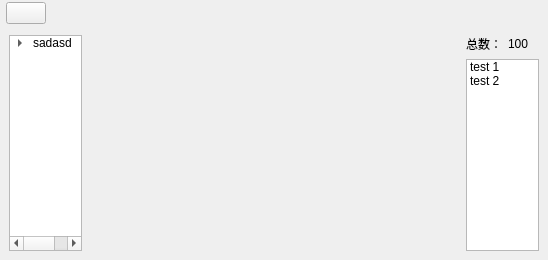
         <widget class="QWidget" name="center" native="true">
          <property name="mouseTracking">
           <bool>true</bool>
          </property>
          <layout class="QVBoxLayout" name="centent_layout">
           <property name="spacing">
            <number>0</number>
           </property>
           <property name="leftMargin">
            <number>0</number>
           </property>
           <property name="topMargin">
            <number>0</number>
           </property>
           <property name="rightMargin">
            <number>0</number>
           </property>
           <property name="bottomMargin">
            <number>0</number>
           </property>
           <item>
            <widget class="QWidget" name="tools_menus_background" native="true">
             <property name="minimumSize">
              <size>
               <width>0</width>
               <height>26</height>
              </size>
             </property>
             <property name="maximumSize">
              <size>
               <width>16777215</width>
               <height>26</height>
              </size>
             </property>
             <property name="mouseTracking">
              <bool>true</bool>
             </property>
             <layout class="QHBoxLayout" name="tools_menus_background_layout">
              <property name="spacing">
               <number>8</number>
              </property>
              <property name="leftMargin">
               <number>0</number>
              </property>
              <property name="topMargin">
               <number>0</number>
              </property>
              <property name="rightMargin">
               <number>0</number>
              </property>
              <property name="bottomMargin">
               <number>0</number>
              </property>
              <item alignment="Qt::AlignLeft">
               <widget class="QWidget" name="tools_menus" native="true">
                <layout class="QHBoxLayout" name="tools_menus_layout">
                 <property name="spacing">
                  <number>8</number>
                 </property>
                 <property name="leftMargin">
                  <number>6</number>
                 </property>
                 <property name="topMargin">
                  <number>0</number>
                 </property>
                 <property name="rightMargin">
                  <number>6</number>
                 </property>
                 <property name="bottomMargin">
                  <number>0</number>
                 </property>
                 <item>
                  <widget class="QPushButton" name="pushButton">
                   <property name="mouseTracking">
                    <bool>true</bool>
                   </property>
                   <property name="text">
                    <string/>
                   </property>
                   <property name="icon">
                    <iconset>
                     <normaloff>C:/Users/22143/.designer/backup/staitc/black_theme/电波_waves.svg</normaloff>C:/Users/22143/.designer/backup/staitc/black_theme/电波_waves.svg</iconset>
                   </property>
                  </widget>
                 </item>
                </layout>
               </widget>
              </item>
             </layout>
            </widget>
           </item>
           <item>
            <widget class="QWidget" name="canvas_content" native="true">
             <layout class="QHBoxLayout" name="centent_content__layout" stretch="1,4,1">
              <property name="spacing">
               <number>0</number>
              </property>
              <property name="leftMargin">
               <number>0</number>
              </property>
              <property name="topMargin">
               <number>0</number>
              </property>
              <property name="rightMargin">
               <number>0</number>
              </property>
              <property name="bottomMargin">
               <number>0</number>
              </property>
              <item>
               <widget class="QWidget" name="tree_menus" native="true">
                <property name="mouseTracking">
                 <bool>true</bool>
                </property>
                <layout class="QVBoxLayout" name="dir_layout">
                 <item>
                  <widget class="QStackedWidget" name="menu_stacked">
                   <widget class="QWidget" name="page">
                    <layout class="QVBoxLayout" name="verticalLayout">
                     <property name="spacing">
                      <number>0</number>
                     </property>
                     <property name="leftMargin">
                      <number>0</number>
                     </property>
                     <property name="topMargin">
                      <number>0</number>
                     </property>
                     <property name="rightMargin">
                      <number>0</number>
                     </property>
                     <property name="bottomMargin">
                      <number>0</number>
                     </property>
                     <item>
                      <widget class="QTreeWidget" name="dir_tree">
                       <property name="mouseTracking">
                        <bool>true</bool>
                       </property>
                       <property name="autoFillBackground">
                        <bool>false</bool>
                       </property>
                       <property name="rootIsDecorated">
                        <bool>true</bool>
                       </property>
                       <property name="itemsExpandable">
                        <bool>true</bool>
                       </property>
                       <property name="headerHidden">
                        <bool>true</bool>
                       </property>
                       <attribute name="headerCascadingSectionResizes">
                        <bool>false</bool>
                       </attribute>
                       <attribute name="headerHighlightSections">
                        <bool>false</bool>
                       </attribute>
                       <attribute name="headerStretchLastSection">
                        <bool>true</bool>
                       </attribute>
                       <column>
                        <property name="text">
                         <string>filename</string>
                        </property>
                       </column>
                       <item>
                        <property name="text">
                         <string>sadasd</string>
                        </property>
                        <item>
                         <property name="text">
                          <string>HAI</string>
                         </property>
                         <item>
                          <property name="text">
                           <string>ASDASD</string>
                          </property>
                          <item>
                           <property name="text">
                            <string>ASDASD</string>
                           </property>
                           <item>
                            <property name="text">
                             <string>ASDASD</string>
                            </property>
                           </item>
                           <item>
                            <property name="text">
                             <string>新建项目</string>
                            </property>
                           </item>
                           <item>
                            <property name="text">
                             <string>新建项目</string>
                            </property>
                           </item>
                           <item>
                            <property name="text">
                             <string>新建项目</string>
                            </property>
                           </item>
                           <item>
                            <property name="text">
                             <string>新建项目</string>
                            </property>
                           </item>
                           <item>
                            <property name="text">
                             <string>新建项目</string>
                            </property>
                           </item>
                           <item>
                            <property name="text">
                             <string>新建项目</string>
                            </property>
                           </item>
                           <item>
                            <property name="text">
                             <string>新建项目</string>
                            </property>
                           </item>
                           <item>
                            <property name="text">
                             <string>新建项目</string>
                            </property>
                           </item>
                           <item>
                            <property name="text">
                             <string>新建项目</string>
                            </property>
                           </item>
                           <item>
                            <property name="text">
                             <string>新建项目</string>
                            </property>
                           </item>
                           <item>
                            <property name="text">
                             <string>新建项目</string>
                            </property>
                           </item>
                           <item>
                            <property name="text">
                             <string>新建项目</string>
                            </property>
                           </item>
                           <item>
                            <property name="text">
                             <string>新建项目</string>
                            </property>
                           </item>
                           <item>
                            <property name="text">
                             <string>新建项目</string>
                            </property>
                           </item>
                           <item>
                            <property name="text">
                             <string>新建项目</string>
                            </property>
                           </item>
                           <item>
                            <property name="text">
                             <string>新建项目</string>
                            </property>
                           </item>
                           <item>
                            <property name="text">
                             <string>新建项目</string>
                            </property>
                           </item>
                           <item>
                            <property name="text">
                             <string>新建项目</string>
                            </property>
                           </item>
                           <item>
                            <property name="text">
                             <string>新建项目</string>
                            </property>
                           </item>
                           <item>
                            <property name="text">
                             <string>新建项目</string>
                            </property>
                           </item>
                           <item>
                            <property name="text">
                             <string>新建项目</string>
                            </property>
                           </item>
                           <item>
                            <property name="text">
                             <string>新建项目</string>
                            </property>
                           </item>
                           <item>
                            <property name="text">
                             <string>新建项目</string>
                            </property>
                           </item>
                           <item>
                            <property name="text">
                             <string>新建项目</string>
                            </property>
                           </item>
                           <item>
                            <property name="text">
                             <string>新建项目</string>
                            </property>
                           </item>
                           <item>
                            <property name="text">
                             <string>新建项目</string>
                            </property>
                           </item>
                           <item>
                            <property name="text">
                             <string>新建项目</string>
                            </property>
                           </item>
                           <item>
                            <property name="text">
                             <string>新建项目</string>
                            </property>
                           </item>
                           <item>
                            <property name="text">
                             <string>新建项目</string>
                            </property>
                           </item>
                           <item>
                            <property name="text">
                             <string>新建项目</string>
                            </property>
                           </item>
                           <item>
                            <property name="text">
                             <string>新建项目</string>
                            </property>
                           </item>
                           <item>
                            <property name="text">
                             <string>新建项目</string>
                            </property>
                           </item>
                           <item>
                            <property name="text">
                             <string>新建项目</string>
                            </property>
                           </item>
                           <item>
                            <property name="text">
                             <string>新建项目</string>
                            </property>
                           </item>
                           <item>
                            <property name="text">
                             <string>新建项目</string>
                            </property>
                           </item>
                           <item>
                            <property name="text">
                             <string>新建项目</string>
                            </property>
                           </item>
                           <item>
                            <property name="text">
                             <string>新建项目</string>
                            </property>
                           </item>
                           <item>
                            <property name="text">
                             <string>新建项目</string>
                            </property>
                           </item>
                          </item>
                         </item>
                        </item>
                       </item>
                      </widget>
                     </item>
                    </layout>
                   </widget>
                   <widget class="QWidget" name="page_2"/>
                  </widget>
                 </item>
                </layout>
               </widget>
              </item>
              <item>
               <widget class="QWidget" name="canvas" native="true">
                <property name="enabled">
                 <bool>true</bool>
                </property>
                <property name="mouseTracking">
                 <bool>true</bool>
                </property>
                <layout class="QHBoxLayout" name="canvas_layout">
                 <property name="spacing">
                  <number>0</number>
                 </property>
                 <property name="leftMargin">
                  <number>0</number>
                 </property>
                 <property name="topMargin">
                  <number>0</number>
                 </property>
                 <property name="rightMargin">
                  <number>0</number>
                 </property>
                 <property name="bottomMargin">
                  <number>0</number>
                 </property>
                </layout>
               </widget>
              </item>
              <item>
               <widget class="QWidget" name="canvas_list" native="true">
                <property name="mouseTracking">
                 <bool>true</bool>
                </property>
                <layout class="QVBoxLayout" name="canvas_tool_list_layout">
                 <item>
                  <layout class="QHBoxLayout" name="canvas_tool_list_top_layout">
                   <item>
                    <widget class="QLabel" name="count_label">
                     <property name="mouseTracking">
                      <bool>true</bool>
                     </property>
                     <property name="text">
                      <string>总数：</string>
                     </property>
                    </widget>
                   </item>
                   <item>
                    <widget class="QLabel" name="count_value">
                     <property name="mouseTracking">
                      <bool>true</bool>
                     </property>
                     <property name="text">
                      <string>100</string>
                     </property>
                    </widget>
                   </item>
                  </layout>
                 </item>
                 <item>
                  <widget class="QListWidget" name="canvas_tool_list">
                   <property name="mouseTracking">
                    <bool>true</bool>
                   </property>
                   <item>
                    <property name="text">
                     <string>test 1</string>
                    </property>
                   </item>
                   <item>
                    <property name="text">
                     <string>test 2</string>
                    </property>
                   </item>
                  </widget>
                 </item>
                </layout>
               </widget>
              </item>
             </layout>
            </widget>
           </item>
          </layout>
         </widget>
